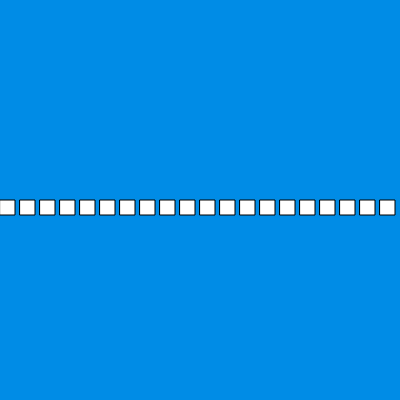
Frame 1 (no input)
Frame 60 (no input): identical to frame 1, image omitted
Frame 120 (the mouse pressed at the canvas centre since frame 60): identical to frame 1, image omitted

The p5.js sketch that drew this single still picture (run headless with seeded random() and noise() and a simulated clock; from frame 60 on, the mouse is pressed at the canvas centre):

// p5.js sketch
// ── sketch.js
///* // iteration - stap 2

var segment;
var aantal = 20;

function setup() {
    createCanvas(400, 400);
    segment = width / aantal;
}

function draw() {
    background(0, 140, 230);
    for (var i = 0; i < aantal; i++) {
        rect(i * segment, 200, segment - 5, segment - 5);
    }
}

//*/
